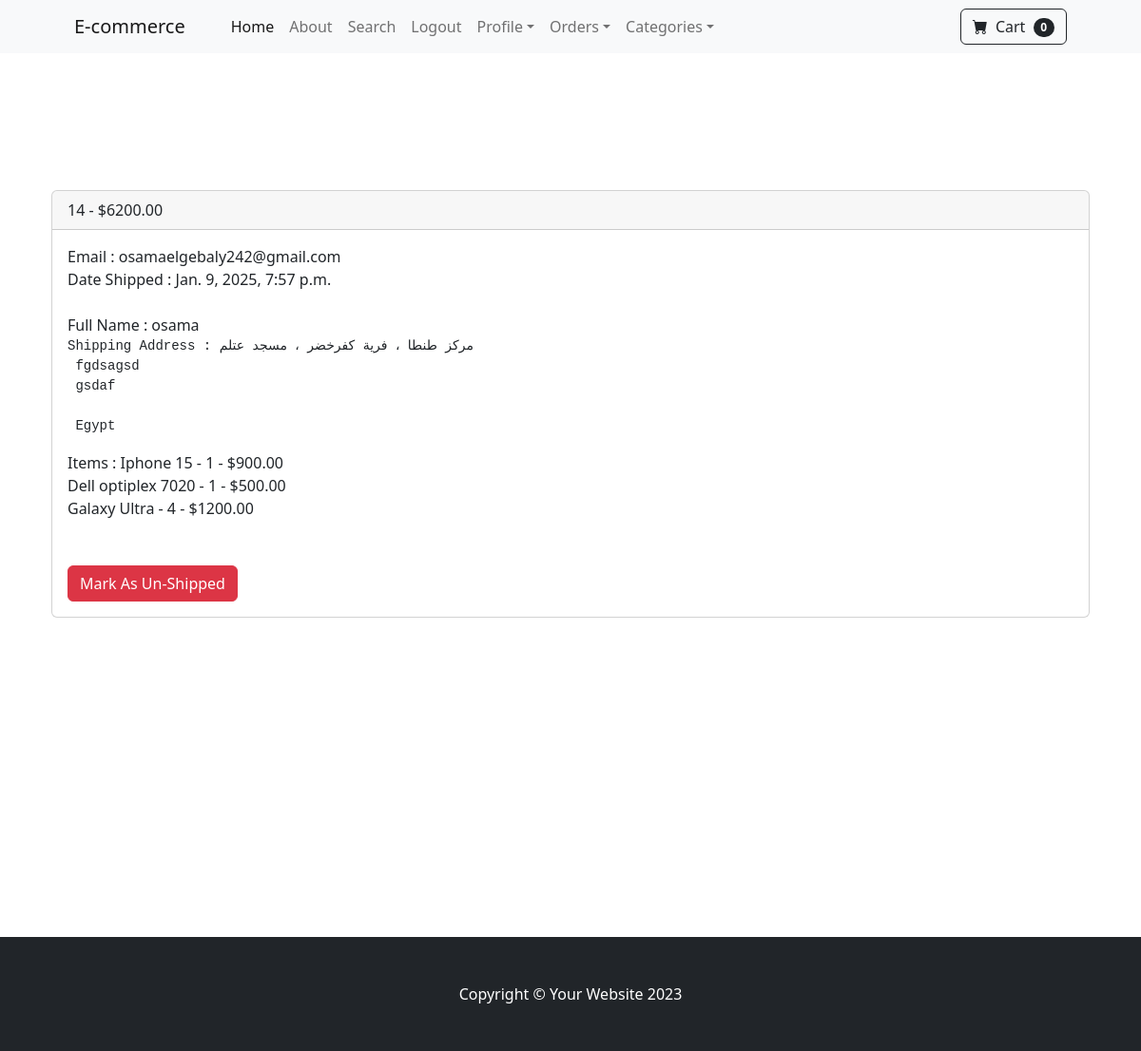
The app's page /payment/Orders/14 (signed in), older data.
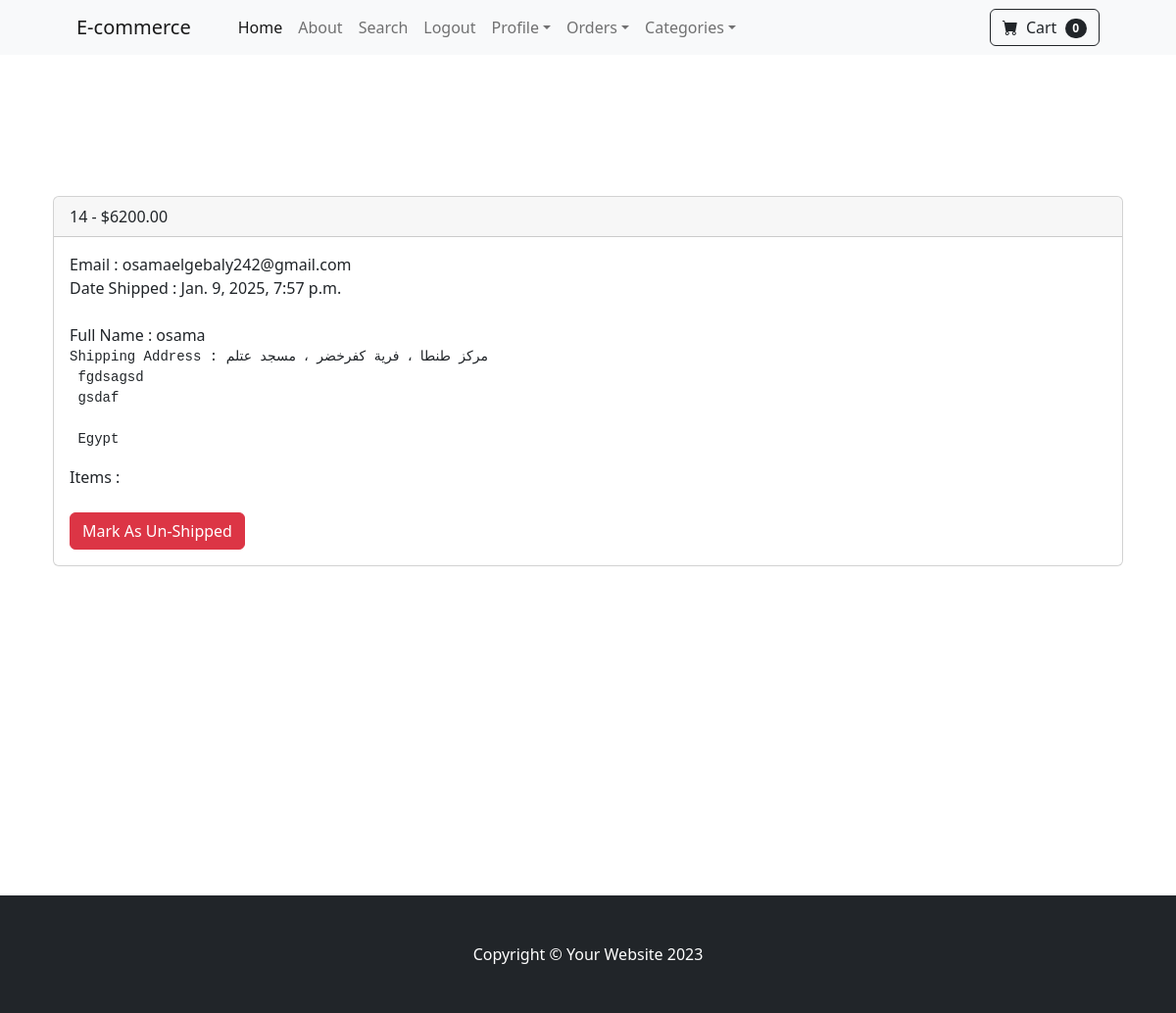
The same page, newer data.
### payment/models.py (models this page shows, shortened)
class Order(models.Model):
    user = models.ForeignKey(User,on_delete=models.CASCADE,null=True,blank=True)
    full_name = models.CharField(max_length=255)
    email = models.EmailField(max_length=250)
    shipping_address = models.TextField(max_length=20000)
    amount_paid = models.DecimalField(decimal_places=2,max_digits=10)
    date_ordered = models.DateTimeField(auto_now_add=True)
    shipped = models.BooleanField(default=False)
    date_shipped = models.DateTimeField(blank=True,null=True)

class OrderItem(models.Model):
    order = models.ForeignKey(Order,on_delete=models.CASCADE,null=True,blank=True)
    product = models.ForeignKey(Product,null=True,blank=True,on_delete=models.CASCADE)
    user = models.ForeignKey(User,on_delete=models.CASCADE,null=True,blank=True)
    quantity = models.PositiveBigIntegerField(default=
                                              1)
    price = models.DecimalField(max_digits=10,decimal_places=2)

### ecommerce/models.py (models this page shows)
class Product(models.Model):
    name = models.CharField(max_length=50)
    price = models.DecimalField(max_digits=6,decimal_places=2)
    price_after_dis = models.DecimalField(max_digits=6,decimal_places=2,default=0)
    description = models.TextField(max_length=250,default='',blank=True,null=True)
    category = models.ForeignKey(Category,on_delete=models.CASCADE)
    image = models.ImageField(upload_to='products/')
    def __str__(self) -> str:
        return self.name

### payment/views.py (the view, shortened to what this page needs)
# urls.py: path('Orders/<int:pk>',views.orders,name='orders'),
def orders(request,pk):
      if request.user.is_authenticated and request.user.is_superuser:
          order = Order.objects.get(id=pk)
          items = OrderItem.objects.filter(order = pk)
          return render(request,'payment/orders.html',{'order':order,
                                                       'items':items})
      else:
          messages.success(request,'Access Denied ')
          return redirect('home')

### cart/cart.py (called while the page is built)
    def __len__(self):
        return len(self.cart)

### cart/context_processors.py (called while the page is built)
def cart(request):
    return {'cart':Cart(request)}

def categories(request):
    categories = Category.objects.all()
    return {'categories':categories}

### payment/templates/payment/orders.html (shortened to what this page needs)
{% extends "base.html" %}
{% block content %}
<header class=" py-5">
</header>
<br><br>
<div class="container">
    <div class="container">
        <div class="card">
            <div class="card-header">
              {{order.id}} - ${{order.amount_paid}}
            </div>
            <div class="card-body">
                Email : {{order.email}} <br>
                {% if order.date_shipped %}
                    Date Shipped : {{order.date_shipped}} <br>
                {% else %}
                    Date Ordered : {{order.date_ordered}} <br>
                {% endif %}
                <br>
                Full Name : {{order.full_name}} <br>
                <pre>Shipping Address : {{order.shipping_address}}</pre>
                Items :
                {% for item in items %}
                    {{item.product}} - {{item.quantity }} - ${{item.price}} <br>
                {% endfor %}
                <br><br>
                {% if order.shipped %}
                    <form  method='POST'>
                        <button type='submit' class='btn btn-danger'>Mark As Un-Shipped</button>
                    </form>
                {% else %}
                    <form method='POST'>
                        {% csrf_token %}
                        <input type="hidden" name='status' value='True'>
                        <button type='submit' class='btn btn-success'>Mark As Shipped</button>
                    </form>
                {% endif %}
            </div>
          </div>
    </div>
</div>
  <br><br><br><br><br><br>
<br><br><br><br><br><br><br><br>
{% endblock content %}

### ecommerce/templates/base.html (shortened to what this page needs)
{% load static %}
<!DOCTYPE html>
<html lang="en">
    <head>
        <link href="https://cdn.jsdelivr.net/npm/bootstrap-icons@1.5.0/font/bootstrap-icons.css" rel="stylesheet" />
        <link href=" {% static "css/styles.css" %} " rel="stylesheet" />
    </head>
    {% include "parts/nav.html" %}
    {% block content %}
    {% endblock content %}
    {% include "parts/footer.html" %}

### ecommerce/templates/parts/nav.html (shortened to what this page needs)
        <nav class="navbar navbar-expand-lg navbar-light bg-light">
            <div class="container px-4 px-lg-5">
                <a class="navbar-brand" href="{% url "home" %} ">E-commerce</a>
                <div class="collapse navbar-collapse" id="navbarSupportedContent">
                    <ul class="navbar-nav me-auto mb-2 mb-lg-0 ms-lg-4">
                        <li class="nav-item"><a class="nav-link active" aria-current="page" href="{% url "home" %} ">Home</a></li>
                        <li class="nav-item"><a class="nav-link" href="{% url "about" %}">About</a></li>
                        <li class="nav-item"><a class="nav-link " aria-current="page" href="{% url "search" %} ">Search</a></li>
                        {% if user.is_authenticated %}
                            <li class="nav-item"><a class="nav-link" href="{% url "logout" %}">Logout</a></li>
                        <li class="nav-item dropdown">
                            <a class="nav-link dropdown-toggle" id="navbarDropdown" href="#" role="button" data-bs-toggle="dropdown" aria-expanded="false">Profile</a>
                        </li>
                        {% else %}
                            <li class="nav-item"><a class="nav-link" href="{% url "register" %}">Register</a></li>
                            <li class="nav-item"><a class="nav-link" href="{% url "login" %}">Login</a></li>
                        {% endif %}
                        {% if user.is_authenticated and user.is_superuser %}
                            <li class="nav-item dropdown">
                                <a class="nav-link dropdown-toggle" id="navbarDropdown" href="#" role="button" data-bs-toggle="dropdown" aria-expanded="false">Orders</a>
                            </li>
                        {% endif %}
                        <li class="nav-item dropdown">
                            <a class="nav-link dropdown-toggle" id="navbarDropdown" href="#" role="button" data-bs-toggle="dropdown" aria-expanded="false">Categories</a>
                        </li>
                    </ul>
                    <form class="d-flex">
                        <a class="btn btn-outline-dark" href="{% url "cart_summary" %}" >
                            <i class="bi-cart-fill me-1"></i>
                            Cart
                            <span class="badge bg-dark text-white ms-1 rounded-pill" id='cart-quantity'>{{cart|length}} </span>
                        </a>
                    </form>
                </div>
            </div>
        </nav>

### ecommerce/templates/parts/footer.html
<footer class="py-5 bg-dark">
    <div class="container"><p class="m-0 text-center text-white">Copyright &copy; Your Website 2023</p></div>
</footer>

Row changes from the older to the newer data that the page shows:
removed OrderItem: product "Iphone 15", quantity "1", price "900.00"
removed OrderItem: product "Dell optiplex 7020", quantity "1", price "500.00"
removed OrderItem: product "Galaxy Ultra", quantity "4", price "1200.00"
